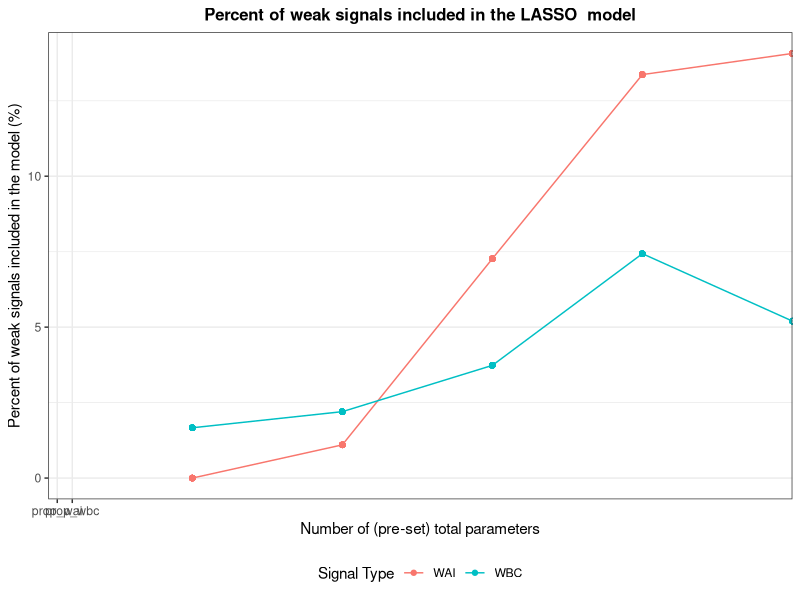
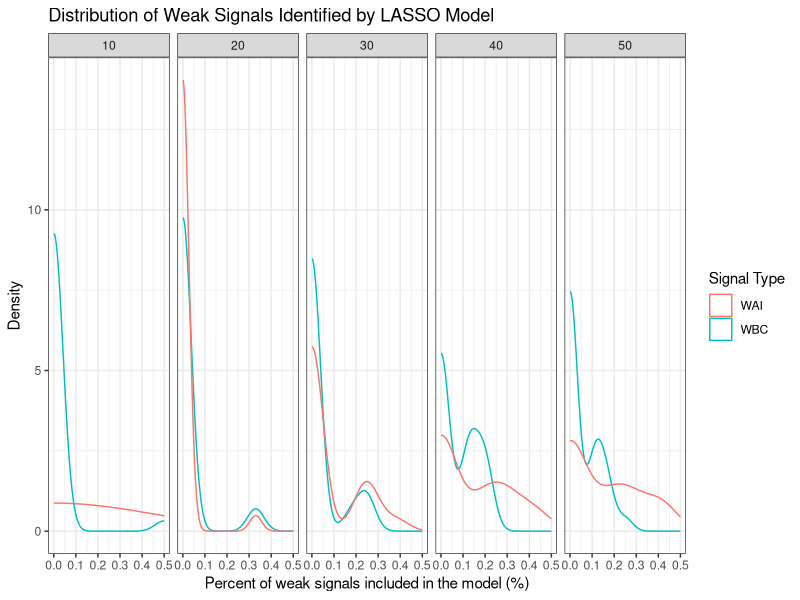
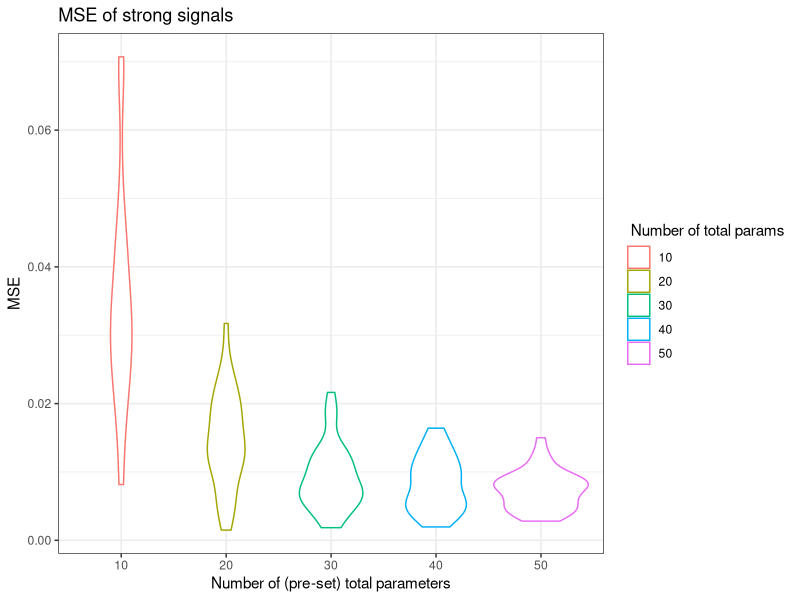

Write the R code that produced these figures, in order.
## ---- chunk 1
knitr::opts_chunk$set(echo = TRUE)
library(tidyverse)
library(MASS)
library(matrixcalc)
library(glmnet)
library(dplyr)
library(ggplot2)
## ---- chunk 2
sim_beta_strong = function(n_strong, coef_strong){
  rep(coef_strong, n_strong) + runif(n_strong, min = 0, max = coef_strong)
}


sim_data = function(n_sample = 1000, n_parameter = 50, prop_strong = 0.1, prop_wbc = 0.2, prop_wai = 0.2, c = 1, cor = 0.30, coef_strong = 5) {
  # Numbers of four signals
  n_strong = as.integer(n_parameter * prop_strong) # strong
  n_wbc = as.integer(n_parameter * prop_wbc) # weak but correlated
  n_wai = as.integer(n_parameter * prop_wai) # weak and independent
  n_null = n_parameter - n_strong - n_wbc - n_wai # null
  
  if (n_null < 0) {
    return("Given parameters' proportions are not valid.")
  }
  
  bound = c * sqrt(log(n_parameter) / n_sample) # threshold of weak/strong, the default is 0.14
  if (coef_strong < bound) {
    coef_strong = coef_strong + 2 * bound
  }
  
  cor_matrix = diag(n_parameter)
  # wbc covariates are correlated to the first strong covariate
  cor_matrix[1, (n_strong + n_wai + 1):(n_strong + n_wai + n_wbc)] = cor
  cor_matrix[(n_strong + n_wai + 1):(n_strong + n_wai + n_wbc), 1] = cor
  
  if (!is.positive.definite(cor_matrix)) {
    return("The correlation matrix is not valid.")
  }
  
  # simulate the data from multivariate normal
  X = mvrnorm(n = n_sample, mu = rep(0, n_parameter), Sigma = cor_matrix) # var = 1, correlation = covariance
  
  beta = c(
    sim_beta_strong(n_strong, coef_strong),
    runif(min = bound/2, max = bound, n = n_wai), 
    runif(min = bound/2, max = bound, n = n_wbc),
    rep(0, n_null) 
  )
  
  Y = 1 + X %*% beta + rnorm(n_sample)
  data = as_tibble(data.frame(cbind(X, Y)))
  
  # Name the columns
  cols = c(
    str_c("strong", 1:n_strong, sep = "_"),
    str_c("wai", 1:n_wai, sep = "_"),
    str_c("wbc", 1:n_wbc, sep = "_"),
    str_c("null", 1:n_null, sep = "_"),
    "Y"
   )
   colnames(data) = cols
   data = data %>% 
     dplyr::select(Y, everything())

  list(beta = beta, 
       correlation = cor,
       n_parameter = n_parameter,
       prop_strong = prop_strong,
       prop_wbc = prop_wbc, 
       prop_wai = prop_wbc,
       n_strong = n_strong,
       n_wai = n_wai,
       n_wbc = n_wbc,
       data = data
       )
  
}

data_test = sim_data(1000)


## ---- chunk 3
data_9_multi_30 = vector("list", length = 9)

for (i in 1:9) {
  num_parameter = 10*i
  
  output = vector("list", length = 30)
  
  for (j in 1:30) {
  output[[j]] =  sim_data(n_parameter = num_parameter)
  }
  
  data_9_multi_30[[i]] = output

}
## ---- chunk 4
# create a list to store all the non_zero parameters in each fit regression
para = vector("list", length = 5)
for (i in 1:5) {
  output_para = vector("list", length = 30)
  output_fit = vector("list", length = 30)
  for (j in 1:30) {
    data = data_9_multi_30[[i]][[j]][[10]] 
    X = data%>% 
    dplyr::select(-Y) %>% 
    as.matrix()
    Y= data$Y
    # 10-fold CV using mean squared error
    fit.lasso <- cv.glmnet(X, Y, nfolds = 10,type.measure = "mse") 
    # one standard-error rule
    param.best <- fit.lasso$glmnet.fit$beta[, fit.lasso$lambda==fit.lasso$lambda.1se]
    output_para[[j]] = param.best[param.best != 0]
   
  }
  para[[i]] = output_para

}
## ---- chunk 5
#create a data frame indicate the information how models we fit for datasets in different scenarios perform in identifying signals
df = data.frame(matrix(ncol = 7, nrow = 0))
colnames(df) = c('n_parameter_total','n_parameter_selected','ratio_strong_weak', 'prop_strong','prop_wai','prop_wbc','prop_null')

for (i in 1:5){
   n_parameter_total = i*10
  for (j in 1:30){
    p = unlist(para[[i]][j])
    n_parameter_selected = length(p)
    pnames = strsplit(names(p), split = '_')
    name = c()
    for (n in 1: n_parameter_selected) {
      name[n]=pnames[[n]][1]
    }
    n_strong = length(name[name == 'strong'])
    n_wai = length(name[name == 'wai'])
    n_wbc = length(name[name == 'wbc'])
    n_null = length(name[name == 'null'])
    ratio_strong_weak = n_strong/(n_wai+n_wbc)
    prop_strong = round(n_strong/n_parameter_selected,digits=2)
    prop_wai = round(n_wai/n_parameter_selected,digits =2)
    prop_wbc = round(n_wbc/n_parameter_selected, digits =2)
    prop_null = round(n_null/n_parameter_selected, digits =2)
    df[(i-1)*30+j,]= c(n_parameter_total,n_parameter_selected,ratio_strong_weak,
                       prop_strong,prop_wai,prop_wbc,prop_null)
  }

}
## ---- chunk 6
#plot the proportion of each signals 
df %>%
  group_by(n_parameter_total) %>%
  mutate(wai = mean(prop_wai),
         wbc= mean(prop_wbc))%>%
  ggplot(aes(x = n_parameter_total))+
 geom_point(aes(y=(wai)*100, color="prop_wai")) + 
 geom_point(aes(y=(wbc)*100, color="prop_wbc")) + 
  geom_line(aes(y=(wai)*100, color="prop_wai")) + 
  geom_line(aes(y=(wbc)*100, color="prop_wbc")) + 
 labs(title = "Percent of weak signals included in the LASSO  model",
       y = "Percent of weak signals included in the model (%)",
       x = "Number of (pre-set) total parameters") +  
  theme_bw() + 
  theme(plot.title = 
          element_text(hjust = 0.5, 
                       size=12, 
                       face='bold'), 
          legend.position = "bottom") +
  scale_x_discrete(limits=c( "prop_wai", "prop_wbc")) + 
  scale_color_discrete(name = "Signal Type", labels = c("WAI", "WBC")) 
## ---- chunk 7
df %>% ggplot(aes()) +
  geom_density(aes(x = prop_wbc, color = "WBC")) + 
  geom_density(aes(x=prop_wai, color = "WAI")) +
  facet_grid(~n_parameter_total) +
  theme(legend.title=element_blank())+
  labs(title = "Distribution of Weak Signals Identified by LASSO Model",
       x = "Percent of weak signals included in the model (%)",
       y = "Density") +  
   theme_bw()+
  scale_color_discrete(name = "Signal Type", labels = c( "WAI", "WBC"))

## ---- chunk 8
#calculate the MSE of strong coefficients
#create a litst to store the coefficients of strong signals in the "true" model
true_coef = vector('list', length = 5)
for (i in 1:5){
  output_coef = vector('list',length = 30)
  for (j in 1:30){
    coef = data_9_multi_30[[i]][[j]][1]
    coef_strong = coef[[1]][1:i]
    output_coef[[j]] = coef_strong
  }
  true_coef[[i]] = output_coef
}

#create a list to store the coefficients of strong signals in the fitted model 
fitted_coef = vector('list', length = 5)
for (i in 1:5){
  output_coef2 = vector('list', length = 30)
  for (j in 1:30){
    p = unlist(para[[i]][j]) 
    pnames2 = strsplit(names(p), split = '_')
    for (n in 1:length(p)){
      names(p)[n] = pnames2[[n]][1]
    }
    output_coef2[[j]] = p[names(p)=='strong']
  }
  fitted_coef[[i]] = output_coef2
}
## ---- chunk 9
#calculate the MSE for each scenarios
mse_df = data.frame(matrix (ncol = 0, nrow = 30))
for (i in 1:5){
  mse_list2 = c()
  for (j in 1:30){
    MSE = mean((true_coef[[i]][[j]] - fitted_coef[[i]][[j]])^2)
    mse_list2[j] = as.vector(MSE)
  }
  
  mse_df =cbind(mse_df,mse_list2)
}
names(mse_df) = c("10","20","30","40","50")
mse_df
## ---- chunk 10
#plot of MSE for each scenarios against # of parameters
mse_df2 = mse_df %>%
  pivot_longer(
    everything(),
    names_to = "n_param_total",
    values_to = 'MSE') 
  
mse_df2 %>% 
  ggplot()+
  geom_violin(aes(x = n_param_total, y = MSE, color = n_param_total))+
   labs(title = "MSE of strong signals",
       x = "Number of (pre-set) total parameters",
       y = "MSE") +  
   theme_bw()+
  scale_color_discrete(name = " Number of total params", labels = c(10,20,30,40,50))
  
